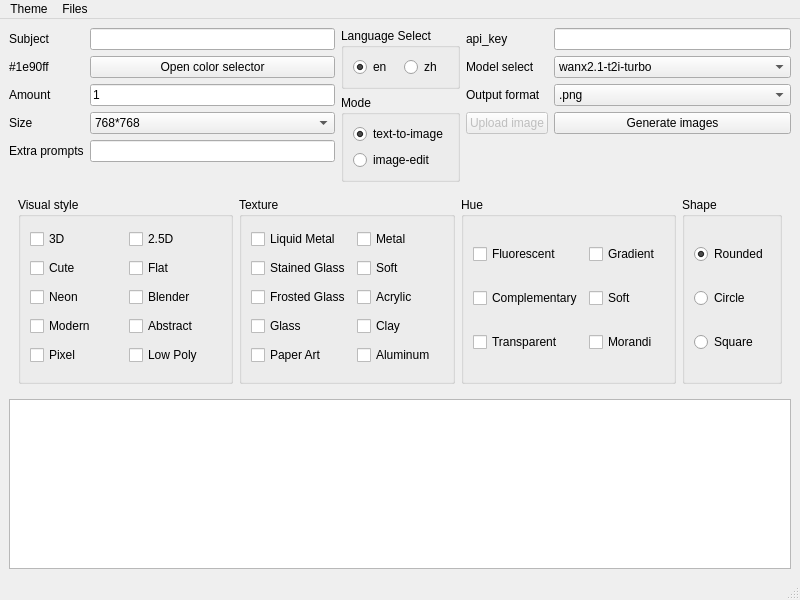
<?xml version="1.0" encoding="UTF-8"?>
<ui version="4.0">
 <class>MainWindow</class>
 <widget class="QMainWindow" name="MainWindow">
  <property name="geometry">
   <rect>
    <x>0</x>
    <y>0</y>
    <width>800</width>
    <height>600</height>
   </rect>
  </property>
  <property name="windowTitle">
   <string>AI Icon Generator</string>
  </property>
  <widget class="QWidget" name="centralwidget">
   <layout class="QVBoxLayout" name="verticalLayout_4" stretch="8,12,10">
    <item>
     <layout class="QHBoxLayout" name="horizontalLayout_2">
      <item>
       <layout class="QFormLayout" name="formLayout_2">
        <item row="0" column="0">
         <widget class="QLabel" name="icon_name">
          <property name="text">
           <string>Subject</string>
          </property>
         </widget>
        </item>
        <item row="0" column="1">
         <widget class="QLineEdit" name="icon_name_lineEdit"/>
        </item>
        <item row="1" column="0">
         <widget class="QLabel" name="icon_color_select">
          <property name="text">
           <string>#1e90ff</string>
          </property>
         </widget>
        </item>
        <item row="1" column="1">
         <widget class="QPushButton" name="icon_color_select_pushButton">
          <property name="text">
           <string>Open color selector</string>
          </property>
         </widget>
        </item>
        <item row="2" column="0">
         <widget class="QLabel" name="icon_amount">
          <property name="text">
           <string>Amount</string>
          </property>
         </widget>
        </item>
        <item row="2" column="1">
         <widget class="QLineEdit" name="icon_amount_lineEdit">
          <property name="text">
           <string>1</string>
          </property>
         </widget>
        </item>
        <item row="3" column="0">
         <widget class="QLabel" name="icon_size">
          <property name="text">
           <string>Size</string>
          </property>
         </widget>
        </item>
        <item row="3" column="1">
         <widget class="QComboBox" name="icon_size_comboBox">
          <item>
           <property name="text">
            <string>768*768</string>
           </property>
          </item>
          <item>
           <property name="text">
            <string>1024*1024</string>
           </property>
          </item>
          <item>
           <property name="text">
            <string>1440*1440</string>
           </property>
          </item>
         </widget>
        </item>
        <item row="4" column="0">
         <widget class="QLabel" name="extra_prompts">
          <property name="text">
           <string>Extra prompts</string>
          </property>
         </widget>
        </item>
        <item row="4" column="1">
         <widget class="QLineEdit" name="extra_prompts_lineEdit"/>
        </item>
       </layout>
      </item>
      <item>
       <layout class="QVBoxLayout" name="verticalLayout_3">
        <item>
         <widget class="QGroupBox" name="language_select_groupBox">
          <property name="title">
           <string>Language Select</string>
          </property>
          <layout class="QHBoxLayout" name="horizontalLayout">
           <item>
            <widget class="QRadioButton" name="en_US_radio_Button">
             <property name="text">
              <string>en</string>
             </property>
             <property name="checked">
              <bool>true</bool>
             </property>
            </widget>
           </item>
           <item>
            <widget class="QRadioButton" name="zh_CN_radio_Button">
             <property name="text">
              <string>zh</string>
             </property>
            </widget>
           </item>
          </layout>
         </widget>
        </item>
        <item>
         <widget class="QGroupBox" name="groupBox">
          <property name="toolTip">
           <string>Some options will be disabled after this</string>
          </property>
          <property name="title">
           <string>Mode</string>
          </property>
          <layout class="QVBoxLayout" name="verticalLayout">
           <item>
            <widget class="QRadioButton" name="mode_text_to_image_radioButton">
             <property name="text">
              <string>text-to-image</string>
             </property>
             <property name="checked">
              <bool>true</bool>
             </property>
            </widget>
           </item>
           <item>
            <widget class="QRadioButton" name="mode_image_edit_radioButton">
             <property name="text">
              <string>image-edit</string>
             </property>
            </widget>
           </item>
          </layout>
         </widget>
        </item>
       </layout>
      </item>
      <item>
       <layout class="QFormLayout" name="formLayout">
        <item row="0" column="0">
         <widget class="QLabel" name="api_key">
          <property name="text">
           <string>api_key</string>
          </property>
         </widget>
        </item>
        <item row="0" column="1">
         <widget class="QLineEdit" name="api_key_lineEdit"/>
        </item>
        <item row="1" column="0">
         <widget class="QLabel" name="model_select">
          <property name="text">
           <string>Model select</string>
          </property>
         </widget>
        </item>
        <item row="1" column="1">
         <widget class="QComboBox" name="model_select_comboBox">
          <property name="sizePolicy">
           <sizepolicy hsizetype="Preferred" vsizetype="Fixed">
            <horstretch>0</horstretch>
            <verstretch>0</verstretch>
           </sizepolicy>
          </property>
          <property name="layoutDirection">
           <enum>Qt::LayoutDirection::LeftToRight</enum>
          </property>
          <item>
           <property name="text">
            <string>wanx2.1-t2i-turbo</string>
           </property>
          </item>
          <item>
           <property name="text">
            <string>wanx2.1-t2i-plus</string>
           </property>
          </item>
          <item>
           <property name="text">
            <string>wanx2.0-t2i-turbo</string>
           </property>
          </item>
         </widget>
        </item>
        <item row="2" column="0">
         <widget class="QLabel" name="output_format">
          <property name="text">
           <string>Output format</string>
          </property>
         </widget>
        </item>
        <item row="2" column="1">
         <widget class="QComboBox" name="output_format_comboBox">
          <property name="sizePolicy">
           <sizepolicy hsizetype="Preferred" vsizetype="Fixed">
            <horstretch>0</horstretch>
            <verstretch>0</verstretch>
           </sizepolicy>
          </property>
          <property name="insertPolicy">
           <enum>QComboBox::InsertPolicy::InsertAtBottom</enum>
          </property>
          <property name="sizeAdjustPolicy">
           <enum>QComboBox::SizeAdjustPolicy::AdjustToContentsOnFirstShow</enum>
          </property>
          <item>
           <property name="text">
            <string>.png</string>
           </property>
          </item>
          <item>
           <property name="text">
            <string>.jpg</string>
           </property>
          </item>
         </widget>
        </item>
        <item row="3" column="0">
         <widget class="QPushButton" name="upload_image_pushButton">
          <property name="enabled">
           <bool>false</bool>
          </property>
          <property name="text">
           <string>Upload image</string>
          </property>
         </widget>
        </item>
        <item row="3" column="1">
         <widget class="QPushButton" name="generate_image_pushButton">
          <property name="sizePolicy">
           <sizepolicy hsizetype="Minimum" vsizetype="Fixed">
            <horstretch>0</horstretch>
            <verstretch>0</verstretch>
           </sizepolicy>
          </property>
          <property name="maximumSize">
           <size>
            <width>16777215</width>
            <height>16777215</height>
           </size>
          </property>
          <property name="contextMenuPolicy">
           <enum>Qt::ContextMenuPolicy::DefaultContextMenu</enum>
          </property>
          <property name="text">
           <string>Generate images</string>
          </property>
         </widget>
        </item>
        <item row="4" column="0">
         <widget class="QLabel" name="image_preview">
          <property name="text">
           <string/>
          </property>
         </widget>
        </item>
       </layout>
      </item>
     </layout>
    </item>
    <item>
     <widget class="QScrollArea" name="scrollArea">
      <property name="frameShape">
       <enum>QFrame::Shape::NoFrame</enum>
      </property>
      <property name="frameShadow">
       <enum>QFrame::Shadow::Sunken</enum>
      </property>
      <property name="verticalScrollBarPolicy">
       <enum>Qt::ScrollBarPolicy::ScrollBarAsNeeded</enum>
      </property>
      <property name="widgetResizable">
       <bool>true</bool>
      </property>
      <widget class="QWidget" name="scrollAreaWidgetContents">
       <property name="geometry">
        <rect>
         <x>0</x>
         <y>0</y>
         <width>782</width>
         <height>202</height>
        </rect>
       </property>
       <layout class="QGridLayout" name="gridLayout_3">
        <item row="0" column="0">
         <widget class="QGroupBox" name="visual_style_groupBox">
          <property name="title">
           <string>Visual style</string>
          </property>
          <layout class="QGridLayout" name="gridLayout">
           <item row="4" column="1">
            <widget class="QCheckBox" name="checkBox_24">
             <property name="text">
              <string>Low Poly</string>
             </property>
            </widget>
           </item>
           <item row="4" column="0">
            <widget class="QCheckBox" name="checkBox_23">
             <property name="text">
              <string>Pixel</string>
             </property>
            </widget>
           </item>
           <item row="1" column="1">
            <widget class="QCheckBox" name="checkBox_2">
             <property name="text">
              <string>Flat</string>
             </property>
            </widget>
           </item>
           <item row="2" column="1">
            <widget class="QCheckBox" name="checkBox_6">
             <property name="text">
              <string>Blender</string>
             </property>
            </widget>
           </item>
           <item row="0" column="0">
            <widget class="QCheckBox" name="checkBox_7">
             <property name="text">
              <string>3D</string>
             </property>
            </widget>
           </item>
           <item row="3" column="1">
            <widget class="QCheckBox" name="checkBox_22">
             <property name="text">
              <string>Abstract</string>
             </property>
            </widget>
           </item>
           <item row="3" column="0">
            <widget class="QCheckBox" name="checkBox_20">
             <property name="text">
              <string>Modern</string>
             </property>
            </widget>
           </item>
           <item row="2" column="0">
            <widget class="QCheckBox" name="checkBox_5">
             <property name="text">
              <string>Neon</string>
             </property>
            </widget>
           </item>
           <item row="0" column="1">
            <widget class="QCheckBox" name="checkBox_8">
             <property name="text">
              <string>2.5D</string>
             </property>
            </widget>
           </item>
           <item row="1" column="0">
            <widget class="QCheckBox" name="checkBox">
             <property name="text">
              <string>Cute</string>
             </property>
            </widget>
           </item>
          </layout>
         </widget>
        </item>
        <item row="0" column="2">
         <widget class="QGroupBox" name="hue_groupBox">
          <property name="maximumSize">
           <size>
            <width>250</width>
            <height>16777215</height>
           </size>
          </property>
          <property name="title">
           <string>Hue</string>
          </property>
          <layout class="QGridLayout" name="gridLayout_2">
           <item row="0" column="1">
            <widget class="QCheckBox" name="checkBox_4">
             <property name="text">
              <string>Gradient</string>
             </property>
            </widget>
           </item>
           <item row="4" column="0">
            <widget class="QCheckBox" name="checkBox_10">
             <property name="text">
              <string>Transparent</string>
             </property>
            </widget>
           </item>
           <item row="4" column="1">
            <widget class="QCheckBox" name="checkBox_3">
             <property name="text">
              <string>Morandi</string>
             </property>
            </widget>
           </item>
           <item row="1" column="1">
            <widget class="QCheckBox" name="checkBox_9">
             <property name="text">
              <string>Soft</string>
             </property>
            </widget>
           </item>
           <item row="0" column="0">
            <widget class="QCheckBox" name="checkBox_11">
             <property name="text">
              <string>Fluorescent</string>
             </property>
            </widget>
           </item>
           <item row="1" column="0">
            <widget class="QCheckBox" name="checkBox_12">
             <property name="text">
              <string>Complementary</string>
             </property>
            </widget>
           </item>
          </layout>
         </widget>
        </item>
        <item row="0" column="1">
         <widget class="QGroupBox" name="texture_groupBox">
          <property name="title">
           <string>Texture</string>
          </property>
          <layout class="QGridLayout" name="gridLayout_4">
           <item row="3" column="0">
            <widget class="QCheckBox" name="checkBox_17">
             <property name="text">
              <string>Frosted Glass</string>
             </property>
            </widget>
           </item>
           <item row="3" column="1">
            <widget class="QCheckBox" name="checkBox_18">
             <property name="text">
              <string>Acrylic</string>
             </property>
            </widget>
           </item>
           <item row="0" column="0">
            <widget class="QCheckBox" name="checkBox_14">
             <property name="text">
              <string>Liquid Metal</string>
             </property>
            </widget>
           </item>
           <item row="5" column="1">
            <widget class="QCheckBox" name="checkBox_26">
             <property name="text">
              <string>Aluminum</string>
             </property>
            </widget>
           </item>
           <item row="4" column="1">
            <widget class="QCheckBox" name="checkBox_21">
             <property name="text">
              <string>Clay</string>
             </property>
            </widget>
           </item>
           <item row="0" column="1">
            <widget class="QCheckBox" name="checkBox_13">
             <property name="text">
              <string>Metal</string>
             </property>
            </widget>
           </item>
           <item row="4" column="0">
            <widget class="QCheckBox" name="checkBox_19">
             <property name="text">
              <string>Glass</string>
             </property>
            </widget>
           </item>
           <item row="5" column="0">
            <widget class="QCheckBox" name="checkBox_25">
             <property name="text">
              <string>Paper Art</string>
             </property>
            </widget>
           </item>
           <item row="2" column="1">
            <widget class="QCheckBox" name="checkBox_16">
             <property name="text">
              <string>Soft</string>
             </property>
            </widget>
           </item>
           <item row="2" column="0">
            <widget class="QCheckBox" name="checkBox_15">
             <property name="text">
              <string>Stained Glass</string>
             </property>
            </widget>
           </item>
          </layout>
         </widget>
        </item>
        <item row="0" column="3">
         <widget class="QGroupBox" name="shape_groupBox">
          <property name="maximumSize">
           <size>
            <width>100</width>
            <height>16777215</height>
           </size>
          </property>
          <property name="title">
           <string>Shape</string>
          </property>
          <layout class="QGridLayout" name="gridLayout_5">
           <item row="1" column="1">
            <widget class="QRadioButton" name="radioButton_2">
             <property name="text">
              <string>Circle</string>
             </property>
             <property name="checked">
              <bool>false</bool>
             </property>
            </widget>
           </item>
           <item row="2" column="1">
            <widget class="QRadioButton" name="radioButton">
             <property name="text">
              <string>Square</string>
             </property>
            </widget>
           </item>
           <item row="0" column="1">
            <widget class="QRadioButton" name="radioButton_3">
             <property name="text">
              <string>Rounded</string>
             </property>
             <property name="checked">
              <bool>true</bool>
             </property>
            </widget>
           </item>
          </layout>
         </widget>
        </item>
       </layout>
      </widget>
     </widget>
    </item>
    <item>
     <widget class="QListWidget" name="imagePreviewList">
      <property name="verticalScrollBarPolicy">
       <enum>Qt::ScrollBarPolicy::ScrollBarAlwaysOff</enum>
      </property>
      <property name="iconSize">
       <size>
        <width>192</width>
        <height>192</height>
       </size>
      </property>
      <property name="horizontalScrollMode">
       <enum>QAbstractItemView::ScrollMode::ScrollPerPixel</enum>
      </property>
      <property name="flow">
       <enum>QListView::Flow::LeftToRight</enum>
      </property>
      <property name="resizeMode">
       <enum>QListView::ResizeMode::Adjust</enum>
      </property>
     </widget>
    </item>
   </layout>
  </widget>
  <widget class="QMenuBar" name="menubar">
   <property name="geometry">
    <rect>
     <x>0</x>
     <y>0</y>
     <width>800</width>
     <height>33</height>
    </rect>
   </property>
   <widget class="QMenu" name="menu">
    <property name="title">
     <string>Theme</string>
    </property>
   </widget>
   <widget class="QMenu" name="menuFiles">
    <property name="title">
     <string>Files</string>
    </property>
    <addaction name="actionOpen_Data_Folder"/>
   </widget>
   <addaction name="menu"/>
   <addaction name="menuFiles"/>
  </widget>
  <widget class="QStatusBar" name="statusbar"/>
  <action name="actionOpen_Data_Folder">
   <property name="text">
    <string>Open Data Folder</string>
   </property>
  </action>
 </widget>
 <resources/>
 <connections/>
</ui>
